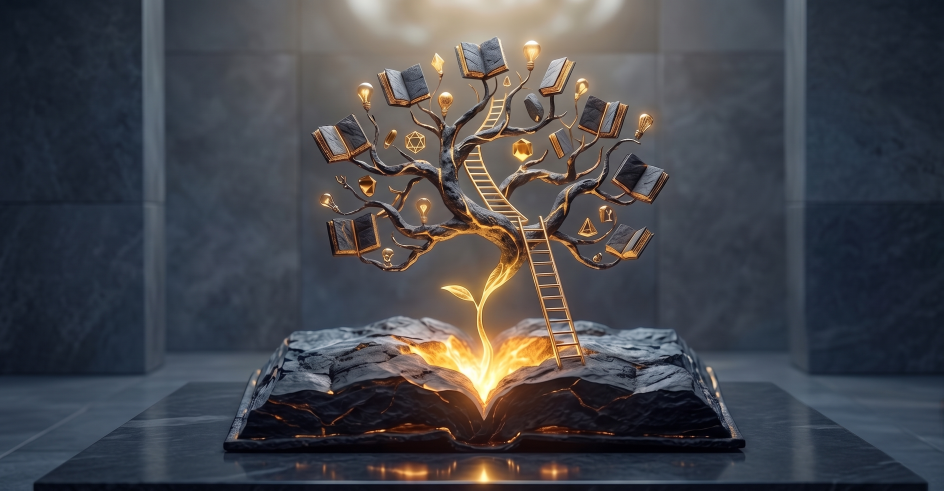
#> input picture seminar-landing-page/תמונה לאזור 1.jpg, 2830 x 1472 px (shown at 1/3 size)
$ python resize_tree.py
#> lines starting #> are read from the running program, lines starting #| are printed output that depends on the picture
import cv2
import numpy as np
import os

input_file = "תמונה לאזור 1.jpg"
output_file = "תמונה לאזור 1_new.jpg"

try:
    with open(input_file, "rb") as f:
        chunk = f.read()
    chunk_arr = np.frombuffer(chunk, dtype=np.uint8)
    img = cv2.imdecode(chunk_arr, cv2.IMREAD_COLOR)
#> img is the input picture: shape (1472, 2830, 3); mean B, G, R 76, 70.8, 69.8

    h, w = img.shape[:2]
#> h = 1472; w = 2830

    # Shrink by 10% (scale 0.90) to keep it large but fit the canopy
    scale = 0.90
    new_w, new_h = int(w * scale), int(h * scale)
#> new_w = 2547; new_h = 1324
    resized = cv2.resize(img, (new_w, new_h), interpolation=cv2.INTER_AREA)

    # Distribute border: more space on top for the canopy
    top = int((h - new_h) * 0.6)
#> top = 88
    bottom = h - new_h - top
#> bottom = 60
    left = (w - new_w) // 2
#> left = 141
    right = w - new_w - left
#> right = 142

    # Replicate border pixels
    padded = cv2.copyMakeBorder(resized, top, bottom, left, right, cv2.BORDER_REPLICATE)
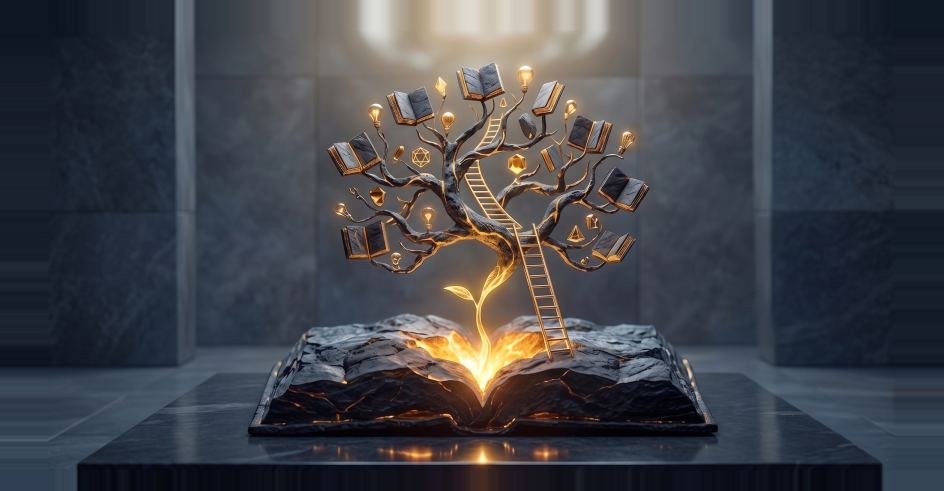
#> padded: shape (1472, 2830, 3) (shown at 1/3 size); mean B, G, R 73.5, 67.5, 65.7

    # Optional: apply slight blur to the borders to make the replication less obvious
    # We will just apply a blur to the whole image mask-based or leave it. BORDER_REPLICATE usually looks like a stretched canvas edge.

    is_success, im_buf_arr = cv2.imencode(".jpg", padded)
    if is_success:
        im_buf_arr.tofile(output_file)
        print("Successfully created optimized image.")
    else:
        print("Failed to encode image.")
except Exception as e:
    print(f"Error: {e}")

$ run again, with seminar-landing-page/certificates_aesthetic.jpg copied over seminar-landing-page/תמונה לאזור 1.jpg
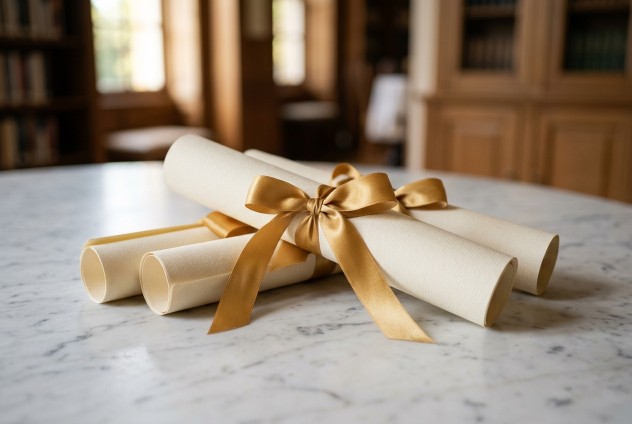
#> input picture seminar-landing-page/certificates_aesthetic.jpg, 1264 x 848 px (shown at 1/2 size)
#> img is the input picture: shape (848, 1264, 3); mean B, G, R 117.4, 133.6, 148.8
#> `resized = cv2.resize(img, (new_w, new_h), interpolation=cv2.INTER_AREA)`:
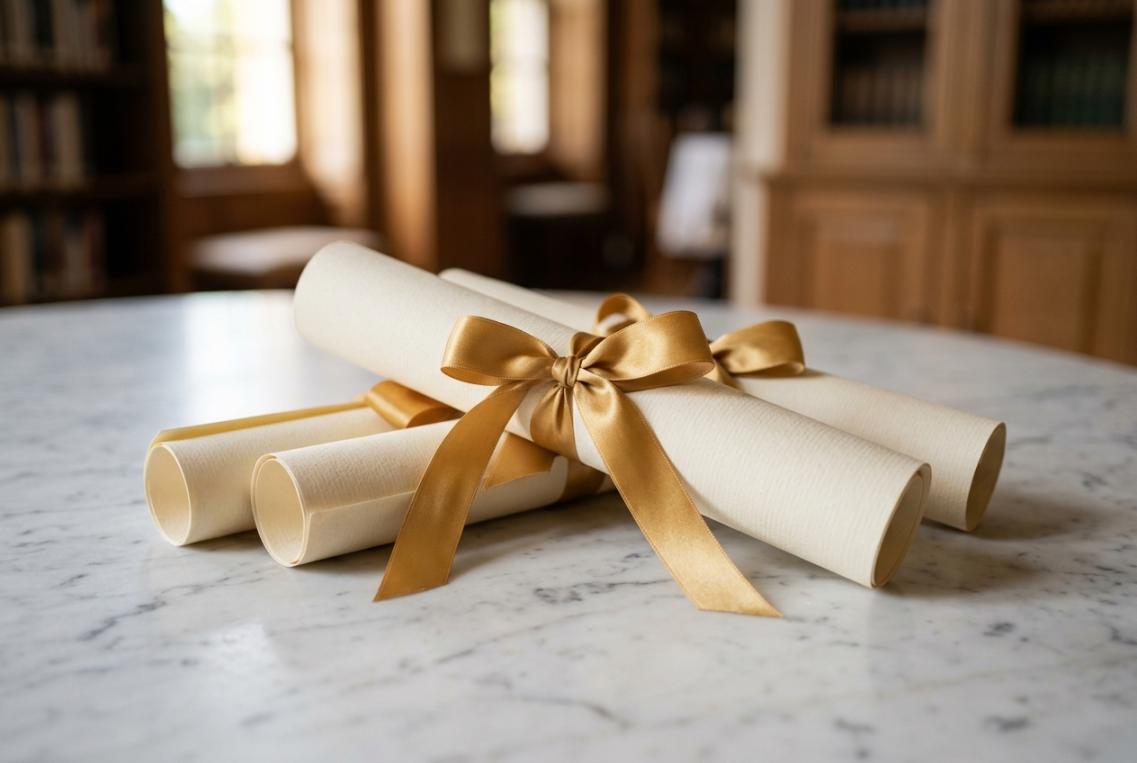
#> resized: shape (763, 1137, 3); mean B, G, R 117.4, 133.6, 148.8
#> `padded = cv2.copyMakeBorder(resized, top, bottom, left, right, cv2.BOR..`:
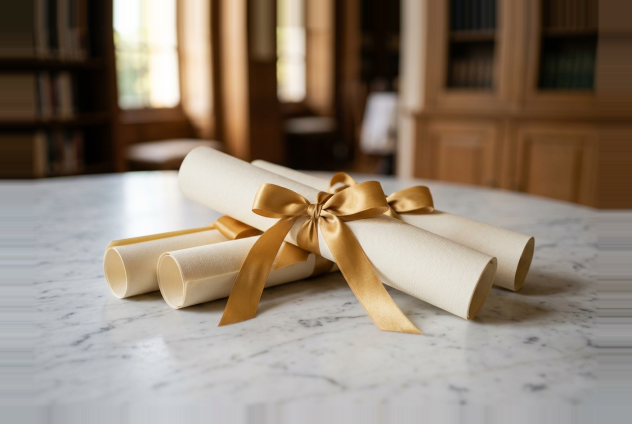
#> padded: shape (848, 1264, 3) (shown at 1/2 size); mean B, G, R 115.4, 130.3, 144.4

$ run again, with seminar-landing-page/image_3_new.jpg copied over seminar-landing-page/תמונה לאזור 1.jpg
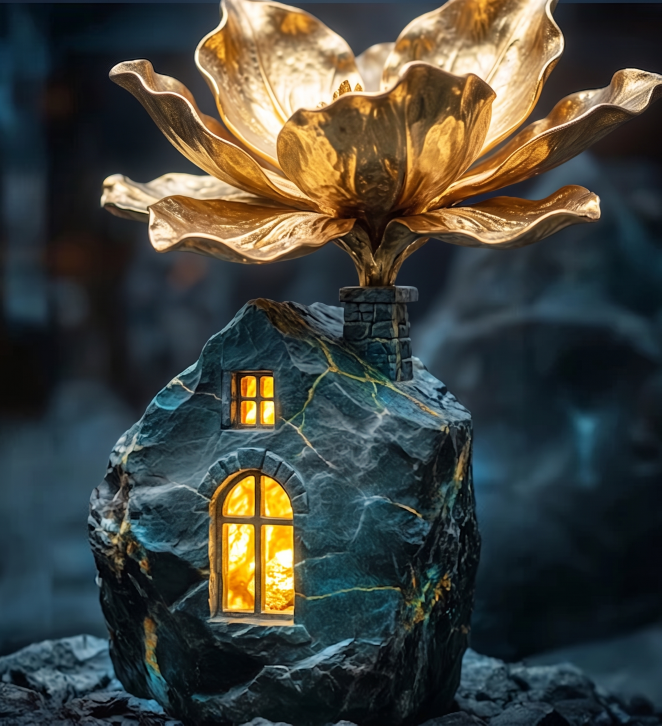
#> input picture seminar-landing-page/image_3_new.jpg, 1984 x 2176 px (shown at 1/3 size)
#> img is the input picture: shape (2176, 1984, 3); mean B, G, R 61.5, 68, 65.9
#> `padded = cv2.copyMakeBorder(resized, top, bottom, left, right, cv2.BOR..`:
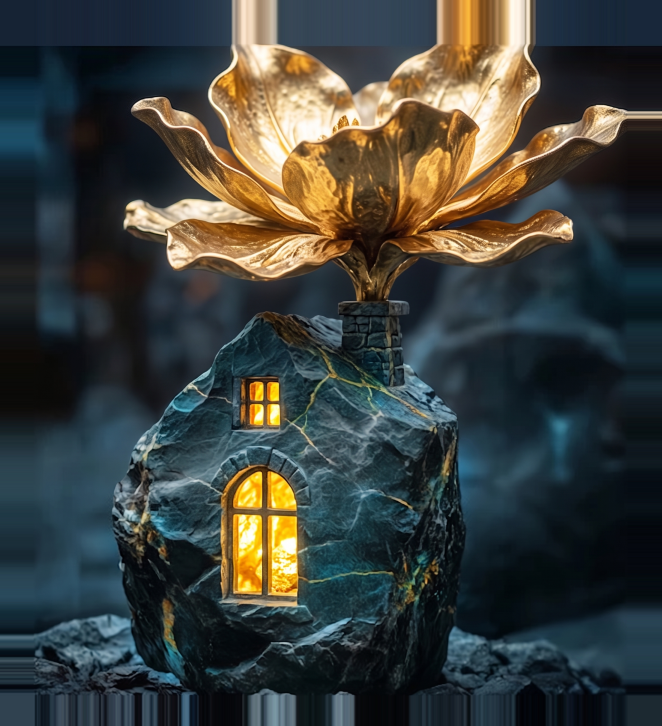
#> padded: shape (2176, 1984, 3) (shown at 1/3 size); mean B, G, R 60.3, 64.2, 60.6

$ run again, with seminar-landing-page/professional_excellence.jpg copied over seminar-landing-page/תמונה לאזור 1.jpg
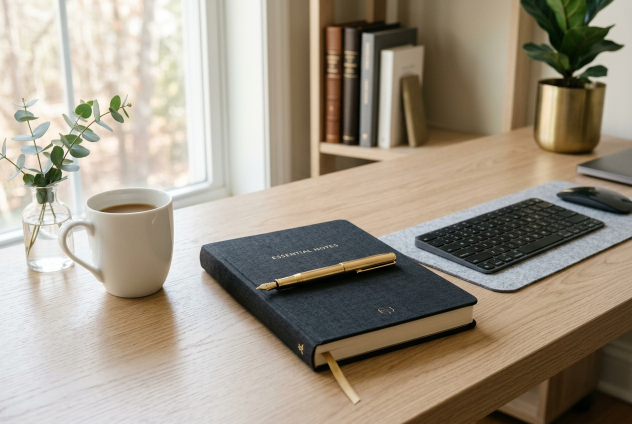
#> input picture seminar-landing-page/professional_excellence.jpg, 1264 x 848 px (shown at 1/2 size)
#> img is the input picture: shape (848, 1264, 3); mean B, G, R 134.6, 149.5, 159.4
#> `resized = cv2.resize(img, (new_w, new_h), interpolation=cv2.INTER_AREA)`:
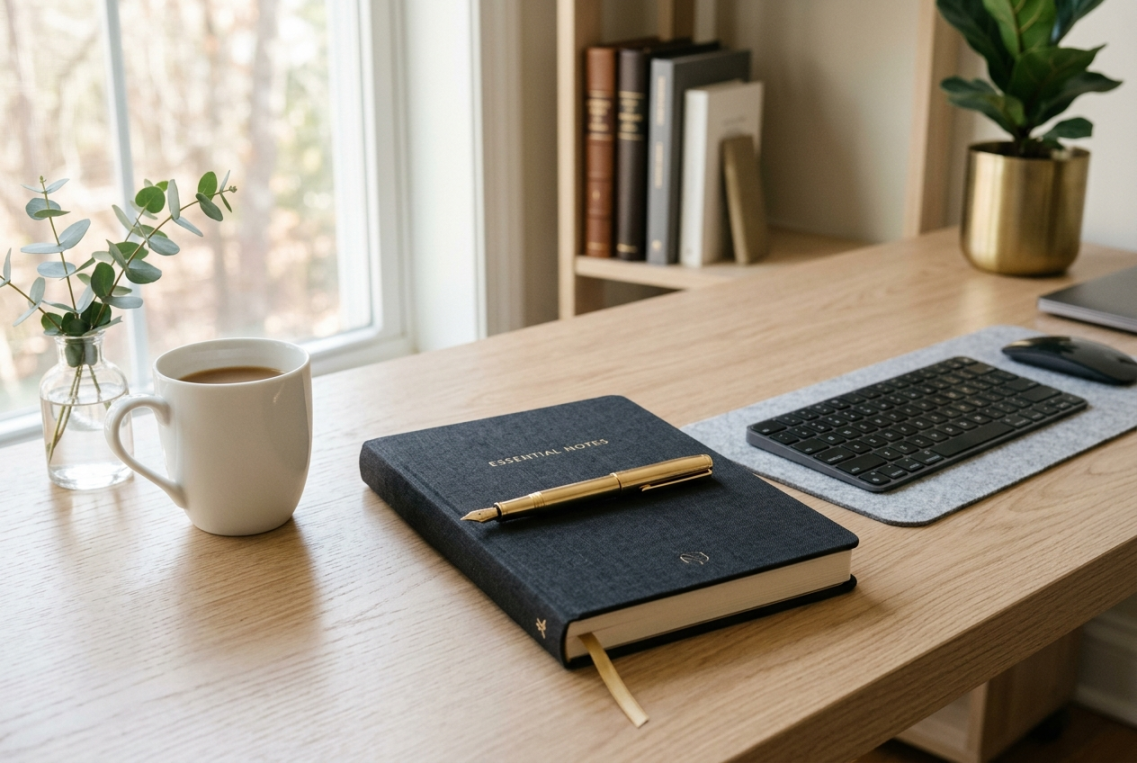
#> resized: shape (763, 1137, 3); mean B, G, R 134.6, 149.5, 159.4
#> `padded = cv2.copyMakeBorder(resized, top, bottom, left, right, cv2.BOR..`:
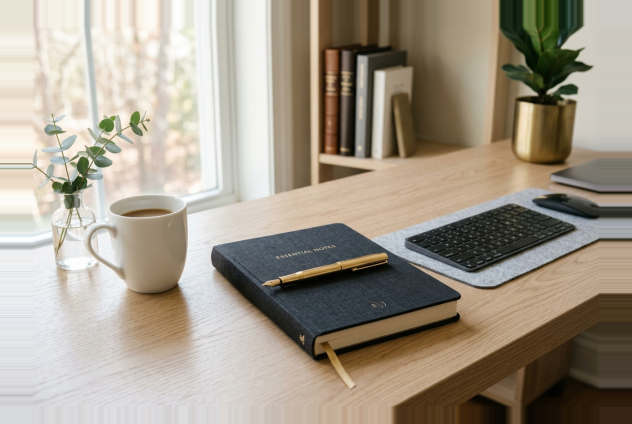
#> padded: shape (848, 1264, 3) (shown at 1/2 size); mean B, G, R 138.3, 152.7, 162.1
